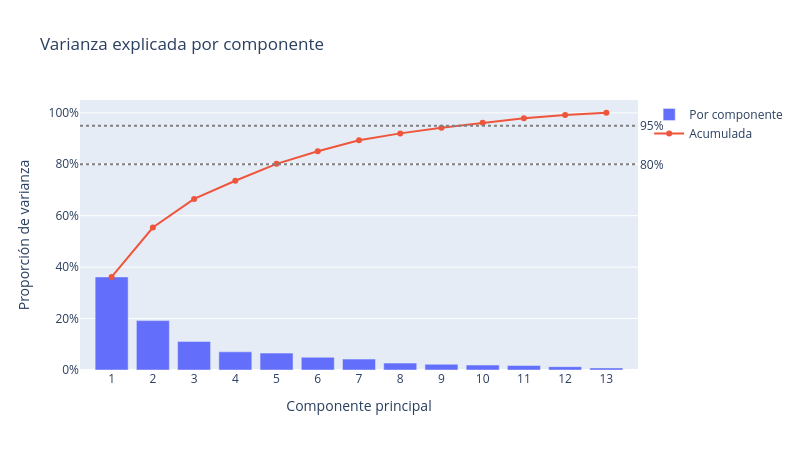

The cell this chart's notebook holds for it:
### Markdown cell above
---
# 4️⃣ Escalar y decidir cuántos componentes (25 min)

Con `StandardScaler` cada medida queda con media 0 y desviación estándar 1: todas compiten en igualdad de condiciones. Después ajustamos un PCA con los 13 componentes para ver el scree plot completo.

### Code cell
from sklearn.preprocessing import StandardScaler

# 1. scaler = StandardScaler()
# 2. X_scaled = scaler.fit_transform(df[columnas])
# 3. pca_vinos = PCA().fit(X_scaled)
# 4. plot_varianza_explicada(pca_vinos)
scaler = StandardScaler()
X_scaled = scaler.fit_transform(df[columnas])
pca_vinos = PCA().fit(X_scaled)
plot_varianza_explicada(pca_vinos)

### Figure 1 — Plotly figure (JSON) as saved in the notebook; plotly's stock layout.template omitted (floating-point values rounded to 4 significant figures)
{"data": [{"name": "Por componente", "type": "bar", "x": [1, 2, 3, 4, 5, 6, 7, 8, 9, 10, 11, 12, 13], "y": [0.362, 0.1921, 0.1112, 0.07069, 0.06563, 0.04936, 0.04239, 0.02681, 0.02222, 0.0193, 0.01737, 0.01298, 0.007952]}, {"mode": "lines+markers", "name": "Acumulada", "type": "scatter", "x": [1, 2, 3, 4, 5, 6, 7, 8, 9, 10, 11, 12, 13], "y": [0.362, 0.5541, 0.6653, 0.736, 0.8016, 0.851, 0.8934, 0.9202, 0.9424, 0.9617, 0.9791, 0.992, 1.0]}], "layout": {"annotations": [{"showarrow": false, "text": "80%", "x": 1, "xanchor": "left", "xref": "x domain", "y": 0.8, "yanchor": "middle", "yref": "y"}, {"showarrow": false, "text": "95%", "x": 1, "xanchor": "left", "xref": "x domain", "y": 0.95, "yanchor": "middle", "yref": "y"}], "height": 450, "shapes": [{"line": {"color": "gray", "dash": "dot"}, "type": "line", "x0": 0, "x1": 1, "xref": "x domain", "y0": 0.8, "y1": 0.8, "yref": "y"}, {"line": {"color": "gray", "dash": "dot"}, "type": "line", "x0": 0, "x1": 1, "xref": "x domain", "y0": 0.95, "y1": 0.95, "yref": "y"}], "title": {"text": "Varianza explicada por componente"}, "width": 800, "xaxis": {"dtick": 1, "title": {"text": "Componente principal"}}, "yaxis": {"range": [0, 1.05], "tickformat": ".0%", "title": {"text": "Proporción de varianza"}}}}
